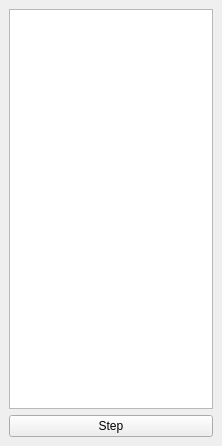
<?xml version="1.0" encoding="UTF-8"?>
<ui version="4.0">
 <class>CommandQueueView</class>
 <widget class="QDockWidget" name="CommandQueueView">
  <property name="geometry">
   <rect>
    <x>0</x>
    <y>0</y>
    <width>222</width>
    <height>446</height>
   </rect>
  </property>
  <property name="windowTitle">
   <string>Doc&amp;kWidget</string>
  </property>
  <widget class="QWidget" name="dockWidgetContents">
   <layout class="QVBoxLayout" name="verticalLayout">
    <item>
     <widget class="QListWidget" name="lstQueuedCommands"/>
    </item>
    <item>
     <widget class="QPushButton" name="btnStep">
      <property name="text">
       <string>Step</string>
      </property>
     </widget>
    </item>
   </layout>
  </widget>
 </widget>
 <resources/>
 <connections/>
</ui>
